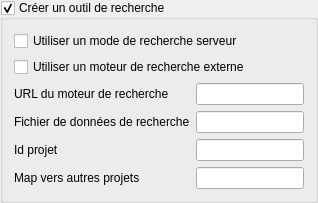
           <widget class="QGroupBox" name="groupBox_searchengine">
            <property name="toolTip">
             <string>Si coché, ajoute un outil de
recherche dans la page HTML. A
noter que les aides HTML, docsets
et Qt réimplémente cet outil.
Par défaut : coché</string>
            </property>
            <property name="statusTip">
             <string>SEARCHENGINE</string>
            </property>
            <property name="title">
             <string>Créer un outil de recherche</string>
            </property>
            <property name="checkable">
             <bool>true</bool>
            </property>
            <layout class="QFormLayout" name="formLayout_15">
             <item row="0" column="0" colspan="2">
              <widget class="QCheckBox" name="checkBox_serverBasedSearch">
               <property name="toolTip">
                <string>Si coché, la recherche se fera côté
serveur et non côté client. Si non
coché, des fichier PHP sont générés
pour permettre la recherche dans
un index.
Par défaut : non coché</string>
               </property>
               <property name="statusTip">
                <string>SERVER_BASED_SEARCH</string>
               </property>
               <property name="text">
                <string>Utiliser un mode de recherche serveur</string>
               </property>
              </widget>
             </item>
             <item row="1" column="0" colspan="2">
              <widget class="QCheckBox" name="checkBox_externalSearch">
               <property name="toolTip">
                <string>Si coché, Doxygen ne génèrera plus
les fichier PHP. A la place, les
résultats de recherche seront dans
un fichier XML qui devra être traité
par un indexeur externe.
Par défaut : non coché</string>
               </property>
               <property name="statusTip">
                <string>EXTERNAL_SEARCH</string>
               </property>
               <property name="text">
                <string>Utiliser un moteur de recherche externe</string>
               </property>
              </widget>
             </item>
             <item row="2" column="0">
              <widget class="QLabel" name="label_serachengineUrl">
               <property name="toolTip">
                <string>Permet de renseigner l'url du
moteur de recherche qui renverra
les résultats si la recherche externe
est activée.</string>
               </property>
               <property name="statusTip">
                <string>SEARCHENGINE_URL</string>
               </property>
               <property name="text">
                <string>URL du moteur de recherche</string>
               </property>
              </widget>
             </item>
             <item row="2" column="1">
              <widget class="QLineEdit" name="lineEdit_searchengineUrl">
               <property name="statusTip">
                <string>SEARCHENGINE_URL</string>
               </property>
              </widget>
             </item>
             <item row="3" column="0">
              <widget class="QLabel" name="label_searchdataFile">
               <property name="toolTip">
                <string>Permet de spécifier le nom du
fichier XML pour stocker les
résultats de recherche.
Par défaut : searchdata.xml</string>
               </property>
               <property name="statusTip">
                <string>SEARCHDATA_FILE</string>
               </property>
               <property name="text">
                <string>Fichier de données de recherche</string>
               </property>
              </widget>
             </item>
             <item row="3" column="1">
              <widget class="QLineEdit" name="lineEdit_searchdataFile">
               <property name="statusTip">
                <string>SEARCHDATA_FILE</string>
               </property>
              </widget>
             </item>
             <item row="4" column="0">
              <widget class="QLabel" name="label_externalSearchId">
               <property name="toolTip">
                <string>Permet de spécifier l'identifiant du
projet pour permettre de rediriger
vers l'aide d'un projet en particulier.</string>
               </property>
               <property name="statusTip">
                <string>EXTERNAL_SEARCH_ID</string>
               </property>
               <property name="text">
                <string>Id projet</string>
               </property>
              </widget>
             </item>
             <item row="4" column="1">
              <widget class="QLineEdit" name="lineEdit_externalSearchId">
               <property name="statusTip">
                <string>EXTERNAL_SEARCH_ID</string>
               </property>
              </widget>
             </item>
             <item row="5" column="0">
              <widget class="QLabel" name="label_extraSearchMappings">
               <property name="toolTip">
                <string>Permet de renseigner où se trouve
les documentation externe des
autres projets utilisants le même
index. Ceci doit être de la forme
tagname=loc.</string>
               </property>
               <property name="statusTip">
                <string>EXTRA_SEARCH_MAPPINGS</string>
               </property>
               <property name="text">
                <string>Map vers autres projets</string>
               </property>
              </widget>
             </item>
             <item row="5" column="1">
              <widget class="QLineEdit" name="lineEdit_extraSearchMapping">
               <property name="statusTip">
                <string>EXTRA_SEARCH_MAPPINGS</string>
               </property>
              </widget>
             </item>
            </layout>
           </widget>
